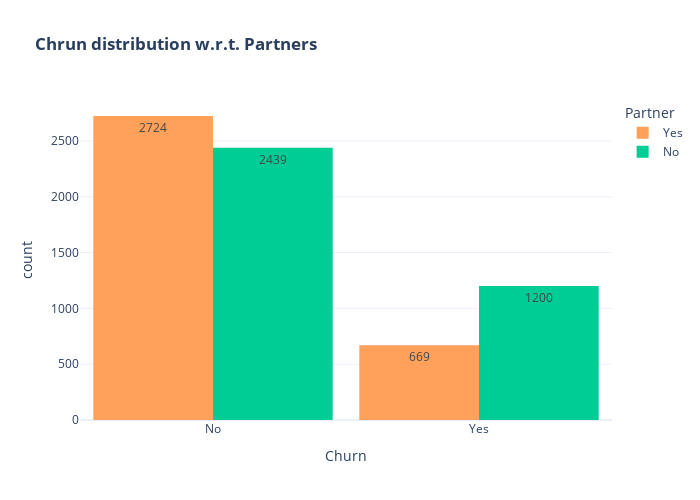

Notebook source saved alongside this figure:
### Markdown cell above
## Partner Churn

### Code cell
color_map = {"Yes": '#FFA15A', "No": '#00CC96'}
fig = px.histogram(df, x="Churn", color="Partner", barmode="group", title="<b>Chrun distribution w.r.t. Partners</b>",
                   color_discrete_map=color_map, text_auto=True)
fig.update_layout(width=700, height=500, bargap=0.1)
fig.show()

### Figure 1 — Plotly figure (JSON) as saved in the notebook; plotly's stock layout.template omitted (floating-point values rounded to 4 significant figures; data arrays with more than 128 entries replaced by an {"elided": "..."} marker saying what was removed)
{"data": [{"alignmentgroup": "True", "bingroup": "x", "hovertemplate": "Partner=Yes<br>Churn=%{x}<br>count=%{y}<extra></extra>", "legendgroup": "Yes", "marker": {"color": "#FFA15A", "pattern": {"shape": ""}}, "name": "Yes", "offsetgroup": "Yes", "orientation": "v", "showlegend": true, "texttemplate": "%{value}", "x": {"elided": "3393 str values"}, "xaxis": "x", "yaxis": "y", "type": "histogram"}, {"alignmentgroup": "True", "bingroup": "x", "hovertemplate": "Partner=No<br>Churn=%{x}<br>count=%{y}<extra></extra>", "legendgroup": "No", "marker": {"color": "#00CC96", "pattern": {"shape": ""}}, "name": "No", "offsetgroup": "No", "orientation": "v", "showlegend": true, "texttemplate": "%{value}", "x": {"elided": "3639 str values"}, "xaxis": "x", "yaxis": "y", "type": "histogram"}], "layout": {"xaxis": {"anchor": "y", "domain": [0.0, 1.0], "title": {"text": "Churn"}}, "yaxis": {"anchor": "x", "domain": [0.0, 1.0], "title": {"text": "count"}}, "legend": {"title": {"text": "Partner"}, "tracegroupgap": 0}, "title": {"text": "<b>Chrun distribution w.r.t. Partners</b>"}, "barmode": "group", "width": 700, "height": 500, "bargap": 0.1}}
